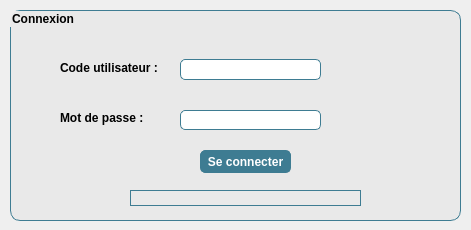
<?xml version="1.0" encoding="UTF-8"?>
<ui version="4.0">
 <class>Connexion</class>
 <widget class="QDialog" name="Connexion">
  <property name="geometry">
   <rect>
    <x>0</x>
    <y>0</y>
    <width>471</width>
    <height>230</height>
   </rect>
  </property>
  <property name="windowTitle">
   <string>Dialog</string>
  </property>
  <widget class="QGroupBox" name="groupBox">
   <property name="geometry">
    <rect>
     <x>10</x>
     <y>10</y>
     <width>451</width>
     <height>211</height>
    </rect>
   </property>
   <property name="styleSheet">
    <string notr="true">font: 75 8pt &quot;Malgun Gothic&quot;;
font-weight: bold;
background-color: rgb(233, 233, 233);
border-radius: 10px;
border:1px solid rgb(62, 124, 146);</string>
   </property>
   <property name="title">
    <string>Connexion</string>
   </property>
   <widget class="QLabel" name="label">
    <property name="geometry">
     <rect>
      <x>50</x>
      <y>50</y>
      <width>101</width>
      <height>16</height>
     </rect>
    </property>
    <property name="styleSheet">
     <string notr="true">border:none;</string>
    </property>
    <property name="text">
     <string>Code utilisateur :</string>
    </property>
   </widget>
   <widget class="QLineEdit" name="codeConnexion">
    <property name="geometry">
     <rect>
      <x>170</x>
      <y>49</y>
      <width>141</width>
      <height>21</height>
     </rect>
    </property>
    <property name="styleSheet">
     <string notr="true">background-color: rgb(255, 255, 255);
border-radius: 5px;
border:1px solid rgb(62, 124, 146);
</string>
    </property>
   </widget>
   <widget class="QLineEdit" name="motDePasseConnexion">
    <property name="geometry">
     <rect>
      <x>170</x>
      <y>100</y>
      <width>141</width>
      <height>20</height>
     </rect>
    </property>
    <property name="styleSheet">
     <string notr="true">background-color: rgb(255, 255, 255);
border-radius: 5px;
border:1px solid rgb(62, 124, 146);
</string>
    </property>
    <property name="echoMode">
     <enum>QLineEdit::Password</enum>
    </property>
   </widget>
   <widget class="QLabel" name="label_2">
    <property name="geometry">
     <rect>
      <x>50</x>
      <y>100</y>
      <width>91</width>
      <height>16</height>
     </rect>
    </property>
    <property name="styleSheet">
     <string notr="true">border: none</string>
    </property>
    <property name="text">
     <string>Mot de passe :</string>
    </property>
   </widget>
   <widget class="QPushButton" name="seConnecter">
    <property name="geometry">
     <rect>
      <x>190</x>
      <y>140</y>
      <width>91</width>
      <height>23</height>
     </rect>
    </property>
    <property name="styleSheet">
     <string notr="true">background-color: rgb(62, 124, 146);
color: rgb(255, 255, 255);
border-radius: 5px;</string>
    </property>
    <property name="text">
     <string>Se connecter</string>
    </property>
   </widget>
   <widget class="QLabel" name="verifConnexion">
    <property name="geometry">
     <rect>
      <x>120</x>
      <y>180</y>
      <width>231</width>
      <height>16</height>
     </rect>
    </property>
    <property name="text">
     <string/>
    </property>
   </widget>
  </widget>
 </widget>
 <resources/>
 <connections/>
</ui>
